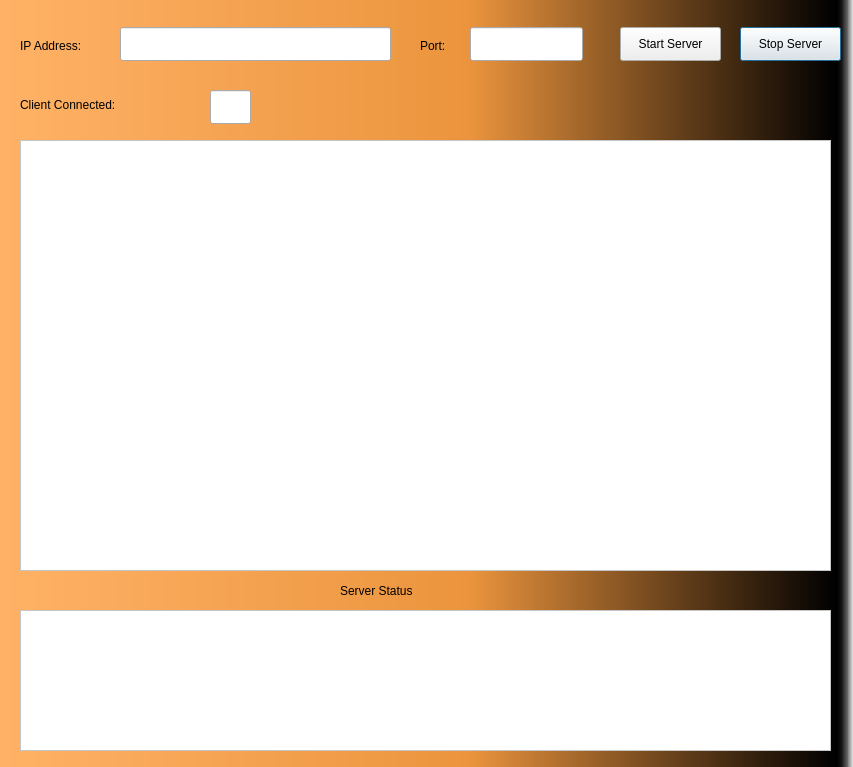
<?xml version="1.0" encoding="UTF-8"?>
<ui version="4.0">
 <class>Dialog</class>
 <widget class="QDialog" name="Dialog">
  <property name="geometry">
   <rect>
    <x>0</x>
    <y>0</y>
    <width>853</width>
    <height>767</height>
   </rect>
  </property>
  <property name="windowTitle">
   <string>Dialog</string>
  </property>
  <property name="styleSheet">
   <string notr="true">QDialog#Dialog{
background-color:
qlineargradient(spread:pad, x1:0, y1:0, x2:1, y2:0, stop:0 rgba(255, 178, 102, 255), stop:0.55 rgba(235, 148, 61, 255), stop:0.98 rgba(0, 0, 0, 255), stop:1 rgba(0, 0, 0, 0));}</string>
  </property>
  <widget class="QTextBrowser" name="statusBox">
   <property name="geometry">
    <rect>
     <x>20</x>
     <y>610</y>
     <width>811</width>
     <height>141</height>
    </rect>
   </property>
   <property name="styleSheet">
    <string notr="true">background-color:white</string>
   </property>
  </widget>
  <widget class="QLabel" name="label">
   <property name="geometry">
    <rect>
     <x>340</x>
     <y>580</y>
     <width>161</width>
     <height>22</height>
    </rect>
   </property>
   <property name="styleSheet">
    <string notr="true">font: 75 12pt &quot;MS Shell Dlg 2&quot;;color:black</string>
   </property>
   <property name="text">
    <string>Server Status</string>
   </property>
  </widget>
  <widget class="QScrollArea" name="scrollArea">
   <property name="geometry">
    <rect>
     <x>20</x>
     <y>140</y>
     <width>811</width>
     <height>431</height>
    </rect>
   </property>
   <property name="styleSheet">
    <string notr="true">background-color:white
</string>
   </property>
   <property name="widgetResizable">
    <bool>true</bool>
   </property>
   <widget class="QWidget" name="scrollAreaWidgetContents_2">
    <property name="geometry">
     <rect>
      <x>0</x>
      <y>0</y>
      <width>809</width>
      <height>429</height>
     </rect>
    </property>
   </widget>
  </widget>
  <widget class="QPushButton" name="stopServerButton">
   <property name="geometry">
    <rect>
     <x>740</x>
     <y>27</y>
     <width>101</width>
     <height>34</height>
    </rect>
   </property>
   <property name="text">
    <string>Stop Server</string>
   </property>
  </widget>
  <widget class="QPushButton" name="startServerButton">
   <property name="geometry">
    <rect>
     <x>620</x>
     <y>27</y>
     <width>101</width>
     <height>34</height>
    </rect>
   </property>
   <property name="text">
    <string>Start Server</string>
   </property>
  </widget>
  <widget class="QLabel" name="label_3">
   <property name="geometry">
    <rect>
     <x>20</x>
     <y>30</y>
     <width>111</width>
     <height>31</height>
    </rect>
   </property>
   <property name="styleSheet">
    <string notr="true">font: 10pt &quot;MS Shell Dlg 2&quot;;</string>
   </property>
   <property name="text">
    <string>IP Address:</string>
   </property>
  </widget>
  <widget class="QLabel" name="label_4">
   <property name="geometry">
    <rect>
     <x>420</x>
     <y>30</y>
     <width>51</width>
     <height>31</height>
    </rect>
   </property>
   <property name="styleSheet">
    <string notr="true">font: 10pt &quot;MS Shell Dlg 2&quot;;</string>
   </property>
   <property name="text">
    <string>Port:</string>
   </property>
  </widget>
  <widget class="QLineEdit" name="ipField">
   <property name="geometry">
    <rect>
     <x>120</x>
     <y>27</y>
     <width>271</width>
     <height>34</height>
    </rect>
   </property>
  </widget>
  <widget class="QLineEdit" name="portField">
   <property name="geometry">
    <rect>
     <x>470</x>
     <y>27</y>
     <width>113</width>
     <height>34</height>
    </rect>
   </property>
  </widget>
  <widget class="QLineEdit" name="clientCount">
   <property name="geometry">
    <rect>
     <x>210</x>
     <y>90</y>
     <width>41</width>
     <height>34</height>
    </rect>
   </property>
  </widget>
  <widget class="QLabel" name="label_5">
   <property name="geometry">
    <rect>
     <x>20</x>
     <y>90</y>
     <width>181</width>
     <height>30</height>
    </rect>
   </property>
   <property name="styleSheet">
    <string notr="true">font: 75 14pt &quot;MS Shell Dlg 2&quot;;;color:black</string>
   </property>
   <property name="text">
    <string>Client Connected:</string>
   </property>
  </widget>
 </widget>
 <resources/>
 <connections/>
</ui>
